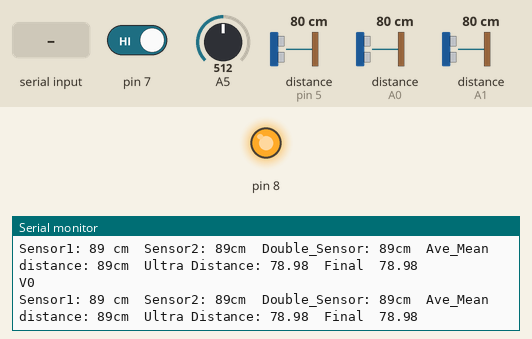
Recording of a sketch running on a simulated Arduino Uno, built with avr-gcc and run on an emulated ATmega328P. On the bench: output pins drawn as LEDs (lit = HIGH), the last lines printed to the serial monitor. Wiring (inferred from the names in the program): ultrasonic range finder: trigger pin 4; echo pin 5. Inputs (shaded band) come from the test bench; at power-on: distance to the obstacle (sensors on pin 5, A0, A1) 80 cm, pin 7 HIGH, A5 = 512. The echo pulse lasts 58.3 µs per cm; pins used as bus, display or sensor lines are not drawn.

Above: at 1.2 s.
1.3 s: distance to the obstacle (sensor on pin 5) set to 2 cm
At 1.63 s:
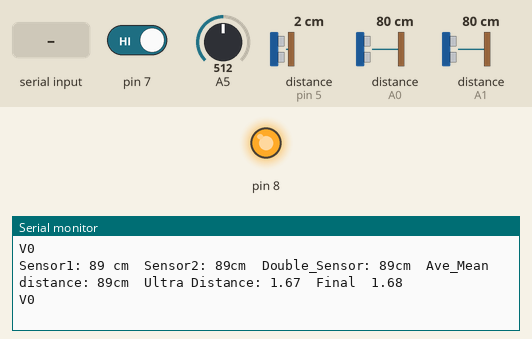
4.3 s: pin 7 driven LOW
At 4.62 s:
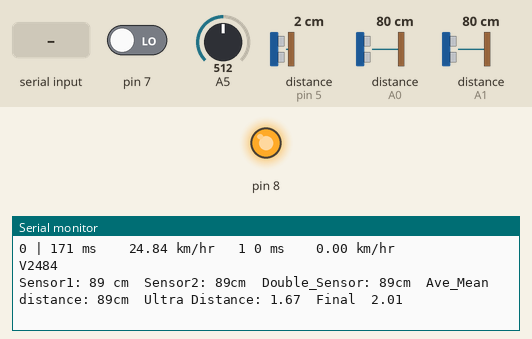
7.3 s: "@" received over Serial
10.3 s: distance to the obstacle (sensor on A0) set to 2 cm
At 10.38 s:
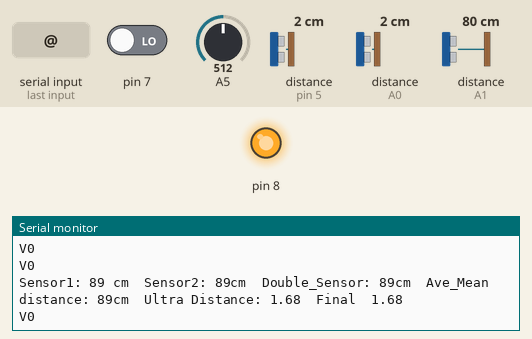
13.3 s: "@" received over the second serial link
16.3 s: "B90\n" received over the second serial link
At 16.4 s:
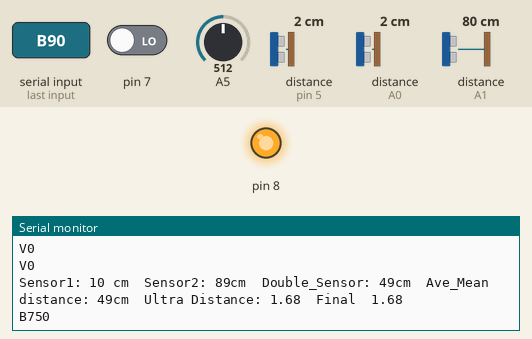

Measured:
- after the input at 1.3 s, the serial monitor: prints a new line at once (image 1)
- after the input at 4.3 s, the serial monitor: prints a new line after 0.07 s (image 2)
- after the input at 16.3 s, the serial monitor: prints a new line after 0.10 s (image 4)

The sketch:

1relay.ino
```cpp
#include <SoftwareSerial.h>
#include <SharpIR.h>

#define IRPin1 A0
#define IRPin2 A1
#define trigPin 4
#define echoPin 5
#define model 100500

SoftwareSerial Serial4(10,11);//(RX,TX)
SharpIR mySensor1 = SharpIR(IRPin1, model);
SharpIR mySensor2 = SharpIR(IRPin2, model);

int distance_cm_1, distance_cm_2;
int dou_distance_cm, ave_distance_cm;
int batteryV;

bool magnet1=1,magnet2=1,lmagnet1,lmagnet2;
long duration;
unsigned long rms,lrms,ms1,lms1,ms2,lms2;
unsigned int ts1,ts2,sv1,sv2;
double hv1,lhv1,hv2,lhv2,lhv;
double ultraDistance, finalV;


void setup(){
  Serial.begin(9600);
  Serial4.begin(9600);
  Serial4.setTimeout(50);
  Serial.println("\nTransmission begin");
  pinMode(trigPin, OUTPUT);
  pinMode(echoPin, INPUT);
  pinMode(7,INPUT);
  pinMode(8,INPUT);
  pinMode(11,OUTPUT);
  digitalWrite(11,1);
  pinMode(8,OUTPUT);
  digitalWrite(8,1);
}

void loop() {

  speedSensor();
  battery();

  rms=millis();
  if (rms-lrms>150){
    serialEvent();
    dS();
  }


}
```

README.ino
```cpp
//------------------ports----------------------
  //-----------digitalRead---------------
    // D7 -> Speed Sensor (light)
    // D8 -> Speed Sensor (Hall)
    // D10,11 -> communication

  //----------Communication--------------------
    //Serial4 -> Central   (10,11)*RX/TX*
```

Speed_Sensor.ino
```cpp
void speedSensor(){
//----------------------------if dectect-------------------------------
  magnet1= digitalRead(7);
  magnet2= digitalRead(8);

//  Serial.print(ms-lms);
  rms=millis();
  if (magnet1==0&&lmagnet1!=0){
    ms1=millis();
    ts1=ms1-lms1;
    sv1=66.04/2*360/ts1;
    hv1=sv1*0.36;
    lms1=ms1;
  }
  if (rms-lms1>4000){
    ts1=ms1-lms1;
    lms1=rms;
    sv1=hv1=0;
//    Serial.println("Speed : 0.0km/hr");
  }
  if(magnet2==0&&lmagnet2!=0){
    ms2 = millis();
    ts2 = ms2-lms2;
    sv2=66.04/2*360/ts2;
    hv2=sv2*0.36;
    lms2=ms2;
  }
  if (rms-lms2>4000){
    ts2=ms2-lms2;
    lms2=rms;
    sv2=hv2=0;
//    Serial.println("Speed : 0.0km/hr");
  }

  if (1){
    if ((hv2!=lhv2)||(hv1!=lhv1)){//-------------show value------------------------------
      Serial.print(magnet1);
      Serial.print(" | ");
      Serial.print(ts1);
      Serial.print(" ms");
      Serial.print("  \t");
      Serial.print(hv1);
      Serial.print(" km/hr ");
      Serial.print("\t");
      Serial.print(magnet2);
      Serial.print(" ");
      Serial.print(ts2);
      Serial.print(" ms");
      Serial.print("  \t");
      Serial.print(hv2);
      Serial.println(" km/hr ");
  //    String SDs =String(ts) + " ms"+"  \t"+ /*sv+" m/s""\t"*/ String(hv) + " km/hr ";

    }
  }
  lhv2=hv2;
  lhv1=hv1;
  lmagnet1 = magnet1;
  lmagnet2 = magnet2;
}
```

battery.ino
```cpp
void battery(){
//  Serial.println(analogRead(A5));
  batteryV =map(analogRead(A5),0,1023,0,1500);
}
```

distance_Sensor.ino
```cpp
void dS(){
  for(char i=0;i<3;i++) {
//    Serial.println("*************");
    distance_cm_1 = mySensor1.distance();
    distance_cm_2 = mySensor2.distance();
    distance_cm_1 = distance_cm_1*1.12;
    distance_cm_2 = distance_cm_2*1.12;
    dou_distance_cm = distance_cm_1+distance_cm_2;
    dou_distance_cm = dou_distance_cm /2;
    ave_distance_cm = ave_distance_cm + dou_distance_cm;
   }
  ave_distance_cm /= 3;

  if (ultraDistance<100) finalV = ultraDistance;
  else finalV = ave_distance_cm;

  digitalWrite(trigPin, LOW);
  delayMicroseconds(2);
  digitalWrite(trigPin, HIGH);
  delayMicroseconds(10);
  digitalWrite(trigPin, LOW);
  duration = pulseIn(echoPin, HIGH);
  ultraDistance= duration*0.034/2;

  // Prints the distance on the Serial Monitor
  if (1){
    Serial.print("Sensor1: ");
    Serial.print(distance_cm_1);
    Serial.print(" cm");
    Serial.print("\tSensor2: ");
    Serial.print(distance_cm_2);
    Serial.print("cm");
    Serial.print("\tDouble_Sensor: ");
    Serial.print(dou_distance_cm);
    Serial.print("cm");
    Serial.print("\tAve_Mean distance: ");
    Serial.print(ave_distance_cm);
    Serial.print("cm");
    ave_distance_cm = 0;
    Serial.print("\tUltra Distance: ");
    Serial.print(ultraDistance);
    Serial.print("\tFinal  ");
    Serial.println(finalV);
//    delay(50);
  }
}
```

serialEvent.ino
```cpp
void serialEvent(){
  //------------ Receive ------------------
  if (1){ //Serial4 Receive
    if(Serial4.available()) {
      char in = Serial4.read();
      if(in=='@') {
          int n = Serial4.parseInt();
      }
      else if (in=='B'){
        String sendB ='B'+String (batteryV);
        Serial.println(sendB);
        Serial4.print(sendB);
      }
    }
  }

  //----------------- Write ----------------------
  if (1){
  //Speed
    double hv;
//    if (abs(hv1-hv2)<1) hv =(hv1+hv2)/2.00;
    if (abs(hv-lhv)<5){
      hv=hv1;
      String sendV= 'V'+ String (int (hv*100));
      Serial.println(sendV);
      Serial4.print(sendV);
    }
    lrms=rms;
    lhv=hv;
  }
}
```
